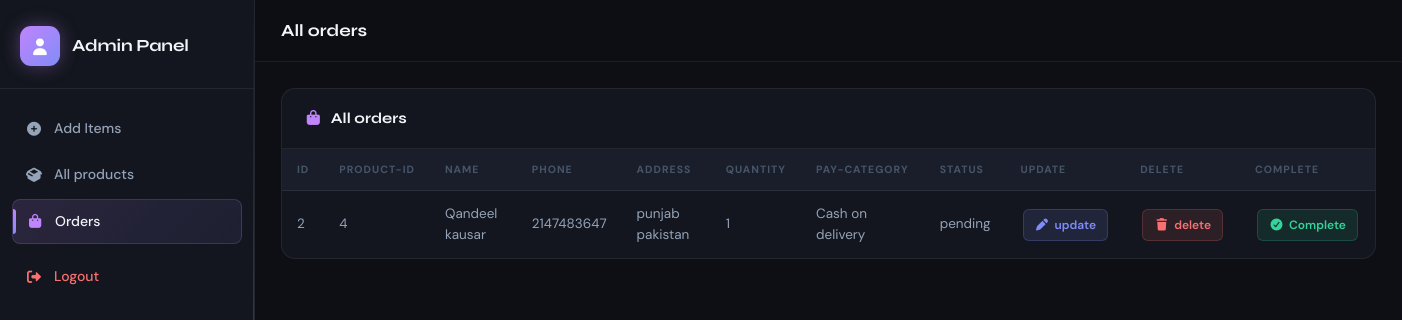
Screenshot of /admin/display-order.php (signed in) with the database file from the repository.
### tables this page shows
CREATE TABLE `orders` (
  `id` int(11) NOT NULL,
  `product_id` int(11) NOT NULL,
  `name` varchar(100) NOT NULL,
  `phone` int(20) NOT NULL,
  `address` varchar(200) NOT NULL,
  `quantity` int(11) NOT NULL,
  `pay_category` varchar(100) DEFAULT NULL,
  `status` varchar(50) DEFAULT NULL
);

### admin/display-order.php (the view, shortened to what this page needs)
<!DOCTYPE html>
<html lang="en">
<head>
    <link rel="stylesheet" href="https://cdnjs.cloudflare.com/ajax/libs/font-awesome/7.0.1/css/all.min.css" />
    <link href="https://cdn.jsdelivr.net/npm/bootstrap@5.3.8/dist/css/bootstrap.min.css" rel="stylesheet">
    <link rel="stylesheet" href="style1.css">
</head>
<body>
<div class="admin-wrapper">
    <aside class="sidebar" id="sidebar">
        <div class="sidebar-brand">
            <div class="brand-icon"><i class="fa-solid fa-user"></i></div>
            <div class="brand-text">Admin Panel</div>
        </div>
        <nav class="sidebar-nav">
            <a href="insert.php" class="nav-link">
                <i class="fa-solid fa-plus-circle"></i> Add Items
            </a>
            <a href="display.php" class="nav-link">
                <i class="fa-solid fa-box-open"></i> All products
            </a>
            <a href="display-order.php" class="nav-link active">
                <i class="fa-solid fa-bag-shopping"></i> Orders
            </a>
            <a href="logout.php" class="nav-link logout">
                <i class="fa-solid fa-right-from-bracket"></i> Logout
            </a>
        </nav>
    </aside>
    <main class="main-content">
        <header class="topbar">
            <span class="page-title">All orders</span>
        </header>
        <div class="page-content">
            <div class="card-modern">
                <div class="card-header-modern">
                    <span class="card-title-modern">
                        <i class="fa-solid fa-bag-shopping"></i> All orders
                    </span>
                </div>
                <div class="table-wrap">
                    <table class="table-modern">
                        <thead>
                            <tr>
                                <th>id</th>
                                <th>product-id</th>
                                <th>name</th>
                                <th>phone</th>
                                <th>address</th>
                                <th>quantity</th>
                                <th>pay-category</th>
                                <th>status</th>
                                <th>Update</th>
                                <th>Delete</th>
                                <th>Complete</th>
                            </tr>
                        </thead>
                        <tbody>
<?php
include "../connection.php";
$sql = "select * from orders";
$result = mysqli_query($conn,$sql);
while($row =mysqli_fetch_assoc($result)){
?>
                            <tr>
                                <td><?php echo $row['id'];?></td>
                                <td><?php echo $row['product_id'];?></td>
                                <td><?php echo $row['name'];?></td>
                                <td><?php echo $row['phone']; ?></td>
                                <td><?php echo $row['address'];?></td>
                                <td><?php echo $row['quantity'];?></td>
                                <td><?php echo $row['pay_category'];?></td>
                                <td><?php echo $row['status'];?></td>
                                <td>
                                    <a href="../update-order.php?id=<?php echo $row['id']?>" class="tbl-btn tbl-btn-blue">
                                        <i class="fa-solid fa-pen"></i> update
                                    </a>
                                </td>
                                <td>
                                    <a href="../delete-order.php?id=<?php echo $row['id']?>" class="tbl-btn tbl-btn-red">
                                        <i class="fa-solid fa-trash"></i> delete
                                    </a>
                                </td>
                                <td>
                                  <?php if($row['status'] != 'completed') { ?>
                                    <a href="../complete-order.php?id=<?php echo $row['id']; ?>" class="tbl-btn tbl-btn-green">
                                        <i class="fa-solid fa-circle-check"></i> Complete
                                    </a>
                                  <?php } else { ?>
                                    <span class="badge-done">
                                        <i class="fa-solid fa-check"></i> Completed
                                    </span>
                                  <?php } ?>
                                </td>
                            </tr>
<?php
}?>
                        </tbody>
                    </table>
                </div>
            </div>
        </div>
    </main>
</div>
</body>
</html>

### rows the page displays
orders: id "2", product "4", name "Qandeel kausar", phone "2147483647", address "punjab pakistan", quantity "1", pay_category "Cash on delivery", status "pending"
